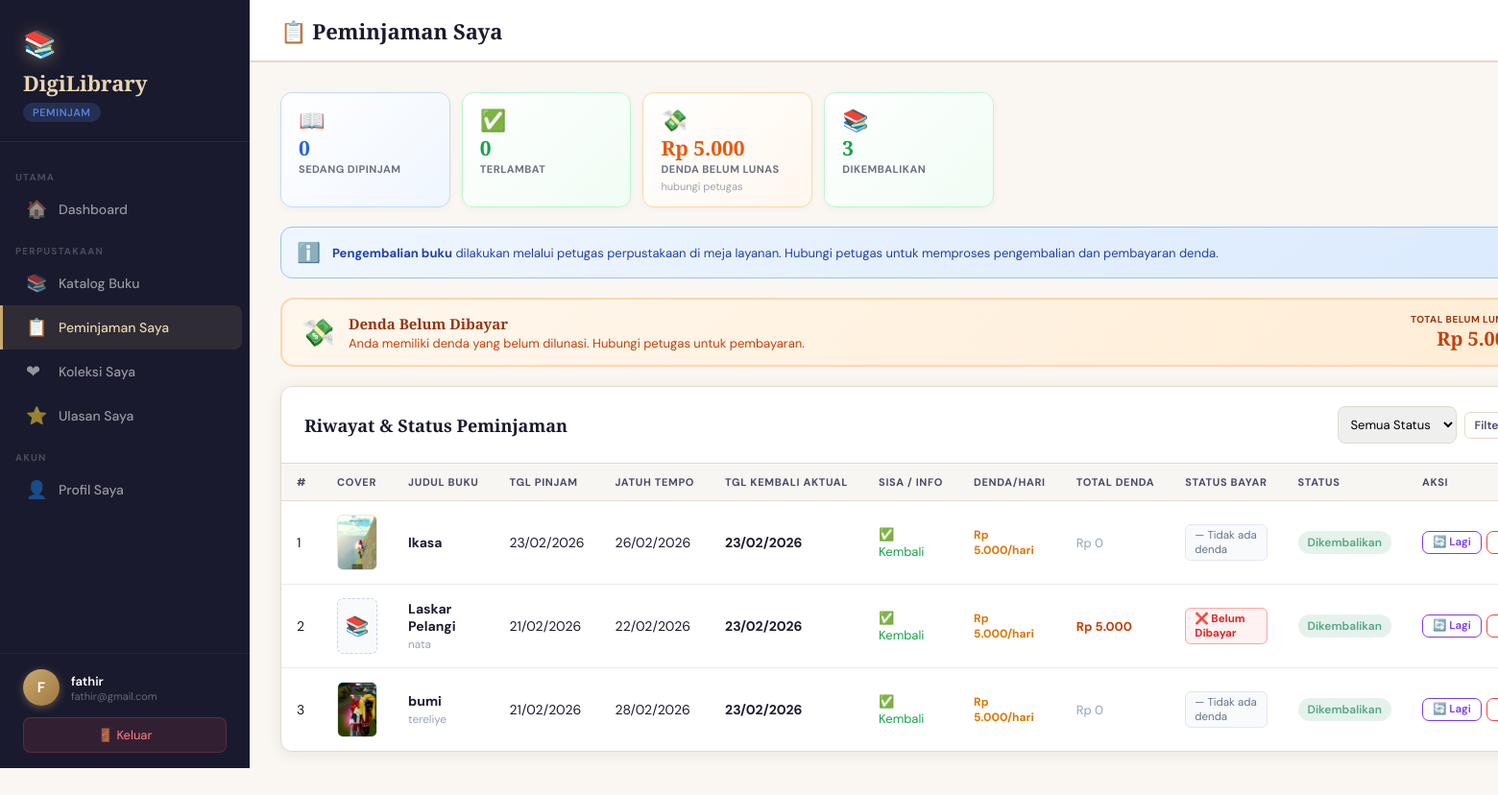
/views/peminjam/peminjaman.php (signed in), run on the app's committed database.
### tables this page shows
CREATE TABLE `peminjaman` (
  `PeminjamanID` int(11) NOT NULL,
  `UserID` int(11) NOT NULL,
  `BukuID` int(11) NOT NULL,
  `TanggalPeminjaman` date NOT NULL,
  `TanggalPengembalian` date NOT NULL,
  `TanggalKembaliAktual` date DEFAULT NULL,
  `StatusPeminjaman` enum('menunggu','dipinjam','dikembalikan','terlambat') DEFAULT 'menunggu',
  `TotalDenda` decimal(10,2) NOT NULL DEFAULT 0.00,
  `StatusBayarDenda` enum('Lunas','Belum') DEFAULT NULL,
  `Denda` decimal(10,2) DEFAULT 0.00,
  `Keterangan` text DEFAULT NULL,
  `CreatedAt` timestamp NOT NULL DEFAULT current_timestamp()
);

CREATE TABLE `buku` (
  `BukuID` int(11) NOT NULL,
  `Judul` varchar(255) NOT NULL,
  `Penulis` varchar(255) NOT NULL,
  `Penerbit` varchar(255) NOT NULL,
  `TahunTerbit` int(11) DEFAULT NULL,
  `Stok` int(11) DEFAULT 1,
  `Deskripsi` text DEFAULT NULL,
  `CoverURL` varchar(500) DEFAULT NULL,
  `CreatedAt` timestamp NOT NULL DEFAULT current_timestamp(),
  `KategoriID` int(11) NOT NULL,
  `DendaPerHari` int(11) NOT NULL DEFAULT 5000
);

### includes/auth.php (called while the page is built, shortened)
<?php
function getUserId() {
    return $_SESSION['user_id'] ?? null;
}
?>

### views/peminjam/peminjaman.php (the view, shortened to what this page needs)
<?php
require_once '../../includes/auth.php';
$conn = getConnection();
$uid  = getUserId();
$docRoot      = str_replace('\\', '/', realpath($_SERVER['DOCUMENT_ROOT']));
$currentPath  = str_replace('\\', '/', realpath(dirname(__FILE__)));
$subPath      = str_replace($docRoot, '', $currentPath);
$parts        = explode('/', trim($subPath, '/'));
$projectRoot  = '/' . implode('/', array_slice($parts, 0, count($parts) - 2));
$coverBaseURL = rtrim($projectRoot, '/') . '/public/uploads/covers/';
$filter = $_GET['status'] ?? '';
$where  = "WHERE p.UserID=$uid";
$pinjam = $conn->query("
    SELECT
        p.*,
        b.BukuID, b.Judul, b.Penulis, b.Stok, b.CoverURL,
        COALESCE(b.DendaPerHari, 5000)        AS DendaPerHari,
        COALESCE(p.TotalDenda, 0)             AS TotalDenda,
        COALESCE(p.StatusBayarDenda, 'Lunas') AS StatusBayarDenda,
        p.TanggalKembaliAktual,
        DATEDIFF(CURDATE(), p.TanggalPengembalian) AS HariTelat
    FROM peminjaman p
    JOIN buku b ON p.BukuID = b.BukuID
    $where
    ORDER BY p.CreatedAt DESC
");
$rows             = array();
$totalDendaAktif  = 0;
$totalDendaBelum  = 0;
$jumlahTelat      = 0;
while ($row = $pinjam->fetch_assoc()) {
    $status     = $row['StatusPeminjaman'];
    $ht         = max(0, (int)$row['HariTelat']);
    $dendaHari  = (float)($row['DendaPerHari'] ?? 5000);
    $totalDenda = (float)$row['TotalDenda'];
    $statusBayar= $row['StatusBayarDenda'];
    if (in_array($status, array('dipinjam','terlambat')) && $ht > 0) {
        $row['_denda']      = $ht * $dendaHari;
        $row['_hariTelat']  = $ht;
        $row['_dendaType']  = 'estimasi';
        $totalDendaAktif   += $row['_denda'];
        $jumlahTelat++;
    } elseif ($status === 'dikembalikan') {
        $row['_denda']      = $totalDenda;
        $row['_hariTelat']  = 0;
        $row['_dendaType']  = 'final';
        if ($totalDenda > 0 && $statusBayar === 'Belum') {
            $totalDendaBelum += $totalDenda;
        }
    } else {
        $row['_denda']      = 0;
        $row['_hariTelat']  = 0;
        $row['_dendaType']  = 'none';
    }
    $row['_coverUrl']   = !empty($row['CoverURL']) ? $coverBaseURL . $row['CoverURL'] : '';
    $row['_dendaHari']  = $dendaHari;
    $rows[] = $row;
}
$cntAktif     = count(array_filter($rows, function($r) { return in_array($r['StatusPeminjaman'], array('dipinjam','terlambat')); }));
$cntKembali   = count(array_filter($rows, function($r) { return $r['StatusPeminjaman'] === 'dikembalikan'; }));
$cntTerlambat = count(array_filter($rows, function($r) { return $r['StatusPeminjaman'] === 'terlambat'; }));
?>
<!DOCTYPE html>
<html lang="id">
<head>
<link rel="stylesheet" href="../../public/css/main.css">
</head>
<body>
<?php include '../../includes/sidebar.php'; ?>
<div class="main">
  <header class="topbar">
    <div class="topbar-left">
      <h1>&#128203; Peminjaman Saya</h1>
    </div>
  </header>
  <div class="page-content">
    <div class="stat-mini-grid">
      <div class="stat-mini blue">
        <span class="sm-icon">📖</span>
        <div class="sm-val"><?= $cntAktif ?></div>
        <div class="sm-lbl">Sedang Dipinjam</div>
      </div>
      <div class="stat-mini <?= $cntTerlambat > 0 ? 'red' : 'green' ?>">
        <span class="sm-icon"><?= $cntTerlambat > 0 ? '⚠️' : '✅' ?></span>
        <div class="sm-val"><?= $cntTerlambat ?></div>
        <div class="sm-lbl">Terlambat</div>
      </div>
      <?php if ($totalDendaBelum > 0): ?>
      <div class="stat-mini orange">
        <span class="sm-icon">💸</span>
        <div class="sm-val">Rp <?= number_format($totalDendaBelum, 0, ',', '.') ?></div>
        <div class="sm-lbl">Denda Belum Lunas</div>
        <div class="sm-sub">hubungi petugas</div>
      </div>
      <?php endif; ?>
      <div class="stat-mini green">
        <span class="sm-icon">📚</span>
        <div class="sm-val"><?= $cntKembali ?></div>
        <div class="sm-lbl">Dikembalikan</div>
      </div>
    </div>
    <div class="info-petugas">
      <span style="font-size:20px">ℹ️</span>
      <span><strong>Pengembalian buku</strong> dilakukan melalui petugas perpustakaan di meja layanan. Hubungi petugas untuk memproses pengembalian dan pembayaran denda.</span>
    </div>
    <?php if ($totalDendaBelum > 0): ?>
    <div class="belum-lunas-banner">
      <span style="font-size:28px;flex-shrink:0">💸</span>
      <div>
        <h4>Denda Belum Dibayar</h4>
        <p>Anda memiliki denda yang belum dilunasi. Hubungi petugas untuk pembayaran.</p>
      </div>
      <div class="blb-total">
        <div class="lbl">Total Belum Lunas</div>
        <div class="amt">Rp <?= number_format($totalDendaBelum, 0, ',', '.') ?></div>
      </div>
    </div>
    <?php endif; ?>
    <div class="card">
      <div class="card-header">
        <h3>Riwayat &amp; Status Peminjaman</h3>
        <form method="GET" class="search-bar">
          <select name="status" style="padding:9px;border:1.5px solid var(--border);border-radius:8px;font-family:inherit;font-size:13px">
            <option value="">Semua Status</option>
          </select>
          <button class="btn btn-outline btn-sm">Filter</button>
        </form>
      </div>
      <div class="card-body table-wrap">
        <table class="data-table">
          <thead>
            <tr>
              <th>#</th>
              <th>Cover</th>
              <th>Judul Buku</th>
              <th>Tgl Pinjam</th>
              <th>Jatuh Tempo</th>
              <th>Tgl Kembali Aktual</th>
              <th>Sisa / Info</th>
              <th>Denda/Hari</th>
              <th>Total Denda</th>
              <th>Status Bayar</th>
              <th>Status</th>
              <th>Aksi</th>
            </tr>
          </thead>
          <tbody>
          <?php if (empty($rows)): ?>
            <tr><td colspan="12">
              <div class="empty-state">
                <div class="empty-icon">📭</div>
                <p>Belum ada riwayat peminjaman.</p>
                <?php if (!$filter): ?>
                  <a href="../../views/peminjam/katalog.php" class="btn btn-sm btn-primary">Lihat Katalog</a>
                <?php endif; ?>
              </div>
            </td></tr>
          <?php else: ?>
          <?php $no=1; foreach($rows as $row):
            $status      = $row['StatusPeminjaman'];
            $isDipinjam  = in_array($status, array('dipinjam','terlambat'));
            $jatuhTempo  = strtotime($row['TanggalPengembalian']);
            $today_ts    = strtotime('today');
            $sisaHari    = (int)ceil(($jatuhTempo - $today_ts) / 86400);
            $isTelat     = ($isDipinjam && $jatuhTempo < $today_ts);
            $hariTelat   = $row['_hariTelat'];
            $dendaHari   = $row['_dendaHari'];
            $dendaDB     = (float)$row['TotalDenda'];
            $statusBayar = $row['StatusBayarDenda'];
            $coverUrl    = $row['_coverUrl'];
            $kembaliAktual = $row['TanggalKembaliAktual'] ?? null;
            $bMap        = array('dipinjam'=>'badge-info','dikembalikan'=>'badge-success','terlambat'=>'badge-danger','menunggu'=>'badge-warning');
          ?>
          <tr class="<?= $isTelat ? 'row-telat' : '' ?>">
            <td><?= $no++ ?></td>
            <td>
              <?php if ($coverUrl): ?>
                <img src="<?= htmlspecialchars($coverUrl) ?>" class="cover-thumb" alt="Cover"
                     onerror="this.style.display='none';this.nextElementSibling.style.display='flex'">
              <?php else: ?>
                <div class="cover-placeholder">📚</div>
              <?php endif; ?>
            </td>
            <td>
              <strong><?= htmlspecialchars($row['Judul']) ?></strong><br>
              <small style="color:#94a3b8"><?= htmlspecialchars($row['Penulis']) ?></small>
            </td>
            <td><?= date('d/m/Y', strtotime($row['TanggalPeminjaman'])) ?></td>
            <td>
              <span style="color:<?= $isTelat ? '#ef4444' : 'inherit' ?>;font-weight:<?= $isTelat ? '600' : '400' ?>">
                <?= date('d/m/Y', $jatuhTempo) ?>
              </span>
            </td>
            <td>
              <?php if ($kembaliAktual): ?>
                <strong><?= date('d/m/Y', strtotime($kembaliAktual)) ?></strong>
              <?php else: ?>
                <span style="color:#94a3b8">—</span>
              <?php endif; ?>
            </td>
            <td>
              <?php if ($status === 'dikembalikan'): ?>
                <span style="color:#16a34a;font-size:13px">✅ Kembali</span>
              <?php elseif ($status === 'menunggu'): ?>
                <span style="color:#d97706;font-size:13px">🕐 Menunggu</span>
              <?php elseif ($isTelat): ?>
                <span class="badge badge-danger">🚨 <?= $hariTelat ?> hari telat</span>
              <?php elseif ($sisaHari === 0): ?>
                <span class="badge badge-warning">Kembalikan hari ini!</span>
              <?php else: ?>
                <span class="badge badge-info"><?= $sisaHari ?> hari lagi</span>
              <?php endif; ?>
            </td>
            <td>
              <div class="denda-wrap">
                <span class="denda-rate">Rp <?= number_format($dendaHari, 0, ',', '.') ?>/hari</span>
              </div>
            </td>
            <td>
              <?php if ($status === 'dikembalikan' && $dendaDB > 0): ?>
                <span class="denda-nominal">Rp <?= number_format($dendaDB, 0, ',', '.') ?></span>
              <?php elseif ($status === 'dikembalikan'): ?>
                <span class="denda-nol">Rp 0</span>
              <?php elseif ($isTelat && $row['_denda'] > 0): ?>
                <span style="font-size:12px;color:#d97706;font-style:italic;">~Rp <?= number_format($row['_denda'], 0, ',', '.') ?></span>
              <?php else: ?>
                <span style="color:#d1d5db;font-size:12px">—</span>
              <?php endif; ?>
            </td>
            <td>
              <?php if ($status !== 'dikembalikan'): ?>
                <span class="badge-nodenda">— Belum kembali</span>
              <?php elseif ($dendaDB <= 0): ?>
                <span class="badge-nodenda">— Tidak ada denda</span>
              <?php elseif ($statusBayar === 'Belum'): ?>
                <span class="badge-belum">❌ Belum Dibayar</span>
              <?php else: ?>
                <span class="badge-lunas">✅ Lunas</span>
              <?php endif; ?>
            </td>
            <td><span class="badge <?= $bMap[$status] ?? 'badge-default' ?>"><?= ucfirst($status) ?></span></td>
            <td>
              <div class="aksi-group">
                <?php if ($status === 'dikembalikan' && $row['Stok'] > 0): ?>
                  <button class="btn-aksi btn-aksi-repinjam"
                    onclick="bukaRepinjam(
                      <?= $row['BukuID'] ?>,
                      '<?= addslashes(htmlspecialchars($row['Judul'])) ?>',
                      '<?= addslashes($coverUrl) ?>',
                      <?= (float)$dendaHari ?>
                    )">🔄 Lagi</button>
                <?php endif; ?>
                <?php if (in_array($status, array('menunggu','dikembalikan'))): ?>
                  <button class="btn-aksi btn-aksi-hapus"
                    onclick="bukaHapus(
                      <?= $row['PeminjamanID'] ?>,
                      '<?= addslashes(htmlspecialchars($row['Judul'])) ?>',
                      '<?= addslashes($coverUrl) ?>'
                    )">🗑️</button>
                <?php endif; ?>
              </div>
            </td>
          </tr>
          <?php endforeach; endif; ?>
          </tbody>
        </table>
      </div>
    </div>
  </div>
</div>
</body>
</html>

### public/css/main.css (style rules this page uses)
*, *::before, *::after { box-sizing: border-box; margin: 0; padding: 0; }
:root { --ink: #1a1a2e; --navy: #16213e; --gold: #c8a96e; --gold-light: #e8d5b0; --cream: #faf7f2; --sidebar-w: 260px; --text: #4a4a6a; --border: #e2d9cc; --white: #ffffff; --success: #52a882; --warning: #e8a030; --danger: #e05252; --info: #5284e0; --radius: 12px; --shadow: 0 2px 16px rgba(26,26,46,0.08); --shadow-lg: 0 8px 32px rgba(26,26,46,0.14); }
body { font-family: 'DM Sans', sans-serif; background: var(--cream); color: var(--text); display: flex; min-height: 100vh; }
.main { margin-left: var(--sidebar-w); flex: 1; display: flex; flex-direction: column; min-height: 100vh; }
.topbar { background: white; border-bottom: 1px solid var(--border); padding: 0 32px; height: 64px; display: flex; align-items: center; justify-content: space-between; position: sticky; top: 0; z-index: 50; box-shadow: 0 1px 0 var(--border); }
.topbar-left { display: flex; align-items: center; gap: 14px; }
.topbar h1 { font-family: 'Playfair Display', serif; font-size: 22px; color: var(--ink); }
.page-content { padding: 32px; flex: 1; }
.card { background: white; border-radius: var(--radius); box-shadow: var(--shadow); border: 1px solid var(--border); overflow: hidden; margin-bottom: 24px; }
.card-header { padding: 20px 24px; border-bottom: 1px solid var(--border); display: flex; align-items: center; justify-content: space-between; flex-wrap: wrap; gap: 12px; }
.card-header h3 { font-family: 'Playfair Display', serif; font-size: 18px; color: var(--ink); }
.card-body { padding: 0; }
.data-table { width: 100%; border-collapse: collapse; }
.data-table th { background: #f8f6f2; padding: 12px 16px; text-align: left; font-size: 11px; font-weight: 700; text-transform: uppercase; letter-spacing: 0.06em; color: var(--text); border-bottom: 1px solid var(--border); white-space: nowrap; }
.data-table td { padding: 14px 16px; border-bottom: 1px solid #f0ece6; font-size: 14px; color: var(--ink); vertical-align: middle; }
.data-table tr:last-child td { border-bottom: none; }
.table-wrap { overflow-x: auto; }
.badge { display: inline-block; padding: 4px 10px; border-radius: 20px; font-size: 12px; font-weight: 600; }
.badge-success { background: rgba(82,168,130,0.15); color: var(--success); }
.btn { display: inline-flex; align-items: center; gap: 6px; padding: 8px 16px; border-radius: 8px; font-family: 'DM Sans', sans-serif; font-size: 13px; font-weight: 600; cursor: pointer; border: none; transition: all 0.15s; text-decoration: none; }
.btn-sm { padding: 5px 10px; font-size: 12px; border-radius: 6px; }
.btn-outline { background: transparent; border: 1.5px solid var(--border); color: var(--text); }
.search-bar { display: flex; align-items: center; gap: 8px; }

### data on the page
peminjaman: shows a picture, BukuID.Judul "lkasa", TanggalPeminjaman "23/02/2026", TanggalPengembalian "26/02/2026", TanggalKembaliAktual "23/02/2026", shows "✅ Kembali", dendaHari "5.000", shows "Rp 0", shows "— Tidak ada denda", StatusPeminjaman "Dikembalikan"
peminjaman: BukuID.Judul "Laskar Pelangi", BukuID.Penulis "nata", TanggalPeminjaman "21/02/2026", TanggalPengembalian "22/02/2026", TanggalKembaliAktual "23/02/2026", shows "✅ Kembali", dendaHari "5.000", dendaDB "5.000", shows "❌ Belum Dibayar", StatusPeminjaman "Dikembalikan"
peminjaman: shows a picture, BukuID.Judul "bumi", BukuID.Penulis "tereliye", TanggalPeminjaman "21/02/2026", TanggalPengembalian "28/02/2026", TanggalKembaliAktual "23/02/2026", shows "✅ Kembali", dendaHari "5.000", shows "Rp 0", shows "— Tidak ada denda", StatusPeminjaman "Dikembalikan"

### other printed values
$user['role'] "PEMINJAM"
$item['section'] "UTAMA"
$item['icon'] "🏠"
$item['label'] "Dashboard"
$item['section'] "PERPUSTAKAAN"
$item['icon'] "📚"
$item['label'] "Katalog Buku"
$item['icon'] "📋"
$item['label'] "Peminjaman Saya"
$item['icon'] "❤"
$item['label'] "Koleksi Saya"
$item['icon'] "⭐"
$item['label'] "Ulasan Saya"
$item['section'] "AKUN"
$item['icon'] "👤"
